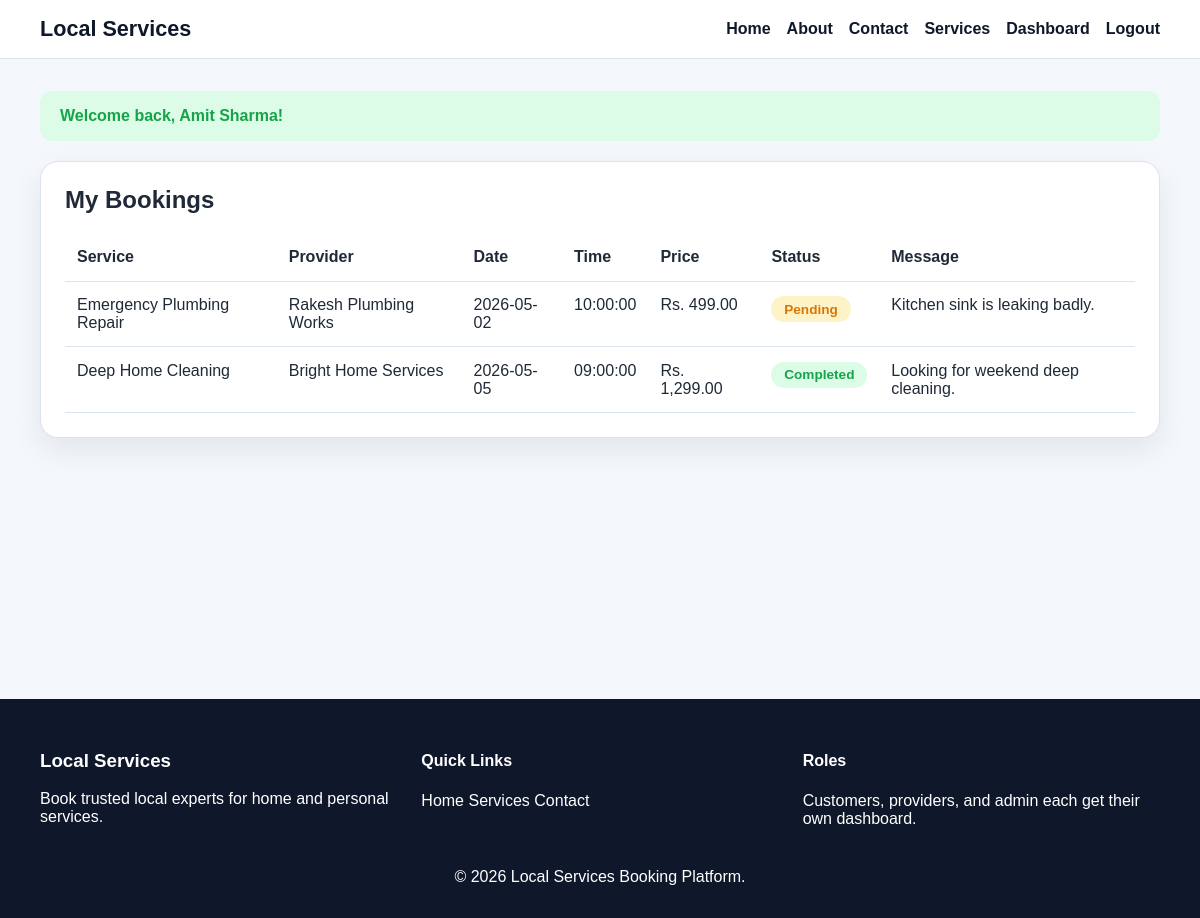
Page /customer/my-bookings.php (signed in) on the committed database.
### tables this page shows
CREATE TABLE bookings (
    id INT AUTO_INCREMENT PRIMARY KEY,
    customer_id INT NOT NULL,
    service_id INT NOT NULL,
    provider_id INT NOT NULL,
    booking_date DATE NOT NULL,
    booking_time TIME NOT NULL,
    address TEXT NOT NULL,
    message TEXT,
    status ENUM('pending', 'accepted', 'rejected', 'completed') DEFAULT 'pending',
    created_at TIMESTAMP DEFAULT CURRENT_TIMESTAMP,
    CONSTRAINT fk_bookings_customer FOREIGN KEY (customer_id) REFERENCES users(id) ON DELETE CASCADE,
    CONSTRAINT fk_bookings_service FOREIGN KEY (service_id) REFERENCES services(id) ON DELETE CASCADE,
    CONSTRAINT fk_bookings_provider FOREIGN KEY (provider_id) REFERENCES users(id) ON DELETE CASCADE
);

CREATE TABLE services (
    id INT AUTO_INCREMENT PRIMARY KEY,
    provider_id INT NOT NULL,
    category_id INT NOT NULL,
    title VARCHAR(150) NOT NULL,
    description TEXT NOT NULL,
    price DECIMAL(10,2) NOT NULL,
    location VARCHAR(150) NOT NULL,
    status ENUM('active', 'inactive') DEFAULT 'active',
    created_at TIMESTAMP DEFAULT CURRENT_TIMESTAMP,
    CONSTRAINT fk_services_provider FOREIGN KEY (provider_id) REFERENCES users(id) ON DELETE CASCADE,
    CONSTRAINT fk_services_category FOREIGN KEY (category_id) REFERENCES categories(id) ON DELETE CASCADE
);

CREATE TABLE users (
    id INT AUTO_INCREMENT PRIMARY KEY,
    name VARCHAR(100) NOT NULL,
    email VARCHAR(120) NOT NULL UNIQUE,
    password VARCHAR(255) NOT NULL,
    phone VARCHAR(20) NOT NULL,
    address TEXT NOT NULL,
    role ENUM('customer', 'provider', 'admin') NOT NULL,
    created_at TIMESTAMP DEFAULT CURRENT_TIMESTAMP
);

### includes/functions.php (called while the page is built, shortened)
<?php
function h(?string $value): string
{
    return htmlspecialchars((string) $value, ENT_QUOTES, 'UTF-8');
}
function fetch_all_assoc(mysqli_stmt $stmt): array
{
    $result = $stmt->get_result();
    return $result ? $result->fetch_all(MYSQLI_ASSOC) : [];
}
function get_status_badge_class(string $status): string
{
    return match ($status) {
        'accepted', 'active', 'completed' => 'badge-success',
        'rejected', 'inactive' => 'badge-danger',
        default => 'badge-warning',
    };
}
?>

### customer/my-bookings.php (the view, shortened to what this page needs)
<?php
require_once __DIR__ . '/../includes/functions.php';
$user = current_user();
$stmt = $mysqli->prepare("
    SELECT bookings.*, services.title, services.price, users.name AS provider_name
    FROM bookings
    INNER JOIN services ON bookings.service_id = services.id
    INNER JOIN users ON bookings.provider_id = users.id
    WHERE bookings.customer_id = ?
    ORDER BY bookings.created_at DESC
");
$stmt->bind_param('i', $user['id']);
$stmt->execute();
$bookings = fetch_all_assoc($stmt);
require_once __DIR__ . '/../includes/header.php';
?>
<section class="table-card">
    <h2>My Bookings</h2>
    <table>
        <thead>
            <tr>
                <th>Service</th>
                <th>Provider</th>
                <th>Date</th>
                <th>Time</th>
                <th>Price</th>
                <th>Status</th>
                <th>Message</th>
            </tr>
        </thead>
        <tbody>
            <?php if ($bookings): ?>
                <?php foreach ($bookings as $booking): ?>
                    <tr>
                        <td><?php echo h($booking['title']); ?></td>
                        <td><?php echo h($booking['provider_name']); ?></td>
                        <td><?php echo h($booking['booking_date']); ?></td>
                        <td><?php echo h($booking['booking_time']); ?></td>
                        <td>Rs. <?php echo number_format((float) $booking['price'], 2); ?></td>
                        <td><span class="badge <?php echo get_status_badge_class($booking['status']); ?>"><?php echo h($booking['status']); ?></span></td>
                        <td><?php echo h($booking['message']); ?></td>
                    </tr>
                <?php endforeach; ?>
            <?php else: ?>
                <tr>
                    <td colspan="7">You have not created any bookings yet.</td>
                </tr>
            <?php endif; ?>
        </tbody>
    </table>
</section>
<?php require_once __DIR__ . '/../includes/footer.php'; ?>

### assets/css/style.css (style rules this page uses)
:root { --primary: #1f6feb; --primary-dark: #154fa3; --secondary: #0f172a; --accent: #f59e0b; --bg: #f4f7fb; --white: #ffffff; --text: #1f2937; --muted: #64748b; --border: #dbe3ef; --success: #16a34a; --danger: #dc2626; --warning: #d97706; --shadow: 0 12px 30px rgba(15, 23, 42, 0.08); }
* { box-sizing: border-box; }
body { margin: 0; font-family: Arial, sans-serif; background: var(--bg); color: var(--text); }
.card, .stat-card, .form-card, .table-card, .info-card { background: var(--white); border-radius: 18px; padding: 1.5rem; box-shadow: var(--shadow); border: 1px solid var(--border); }
.stat-card h3, .card h3, .form-card h2, .table-card h2 { margin-top: 0; }
.badge { display: inline-block; padding: 0.35rem 0.8rem; border-radius: 999px; font-size: 0.85rem; font-weight: 700; text-transform: capitalize; }
.badge-success { background: #dcfce7; color: var(--success); }
.badge-warning { background: #fef3c7; color: var(--warning); }
table { width: 100%; border-collapse: collapse; }
table th, table td { padding: 0.9rem 0.75rem; text-align: left; border-bottom: 1px solid var(--border); vertical-align: top; }

### rows in the picture
bookings: service.title "Emergency Plumbing Repair", provider.name "Rakesh Plumbing Works", booking_date "2026-05-02", booking_time "10:00:00", service.price "499.00", status "Pending", message "Kitchen sink is leaking badly."
bookings: service.title "Deep Home Cleaning", provider.name "Bright Home Services", booking_date "2026-05-05", booking_time "09:00:00", service.price "1,299.00", status "Completed", message "Looking for weekend deep cleaning."

### other values in the picture
$flash['message'] "Welcome back, Amit Sharma!"
